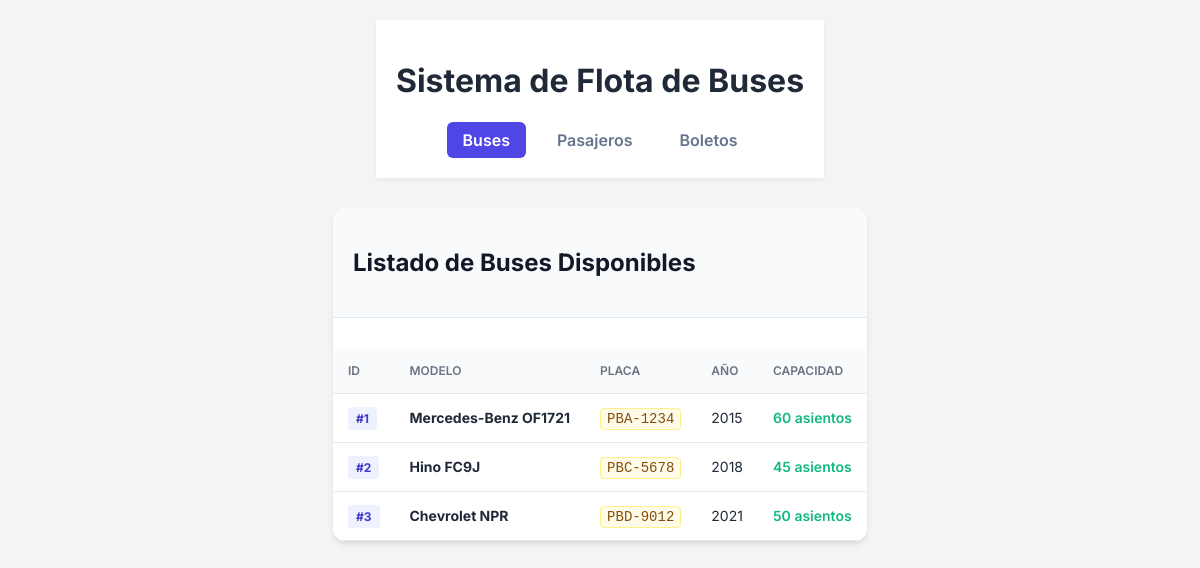
The page /Frontend_BasesDeDatos/index.php on the database its author committed.
### tables this page shows
create table buses(
	id_bus int primary key auto_increment,
    modelo varchar (100) not null,
    placa varchar (20) not null unique,
    año int not null check(año > 2000),
    capacidad int not null check(capacidad between 1 and 80)
);

### Frontend_BasesDeDatos/index.php (the view, shortened to what this page needs)
<?php include "conexion.php"; ?>
<!DOCTYPE html>
<html lang="es">
<head>
    <link rel="stylesheet" href="styles.css">
</head>
<body>
<header class="main-header">
    <h1> Sistema de Flota de Buses</h1>
    <nav class="main-nav">
        <a href="index.php" class="nav-link active">Buses</a>
        <a href="pasajeros.php" class="nav-link">Pasajeros</a>
        <a href="boletos.php" class="nav-link">Boletos</a>
    </nav>
</header>
<main class="container">
    <section class="table-card">
        <div class="table-header">
            <h2>Listado de Buses Disponibles</h2>
        </div>
        <table>
            <thead>
                <tr>
                    <th>ID</th>
                    <th>Modelo</th>
                    <th>Placa</th>
                    <th>Año</th>
                    <th>Capacidad</th>
                </tr>
            </thead>
            <tbody>
                <?php
                $result = $conn->query("SELECT * FROM buses");
                while ($row = $result->fetch_assoc()) {
                    echo "<tr>
                        <td><span class='badge-id'>#{$row['id_bus']}</span></td>
                        <td><strong>{$row['modelo']}</strong></td>
                        <td><code class='plate'>{$row['placa']}</code></td>
                        <td>{$row['año']}</td>
                        <td><span class='capacity'>{$row['capacidad']} asientos</span></td>
                    </tr>";
                }
                ?>
            </tbody>
        </table>
    </section>
</main>
</body>
</html>

### Frontend_BasesDeDatos/styles.css (style rules this page uses)
body { font-family: 'Inter', sans-serif; background-color: #f3f4f6; color: #1f2937; margin: 0; padding: 20px; display: flex; flex-direction: column; align-items: center; }
h2 { color: #111827; margin-bottom: 20px; }
table { width: 100%; max-width: 1000px; border-collapse: collapse; background: white; border-radius: 12px; overflow: hidden; box-shadow: 0 4px 6px -1px rgba(0, 0, 0, 0.1); margin-top: 30px; }
th { background-color: #f9fafb; color: #6b7280; font-weight: 600; text-transform: uppercase; font-size: 12px; padding: 15px; text-align: left; border-bottom: 1px solid #e5e7eb; }
td { padding: 15px; border-bottom: 1px solid #e5e7eb; font-size: 14px; }
.main-header { background: white; padding: 20px; text-align: center; box-shadow: 0 2px 4px rgba(0,0,0,0.05); margin-bottom: 30px; }
.main-nav { display: flex; justify-content: center; gap: 15px; margin-top: 15px; }
.nav-link { text-decoration: none; color: #64748b; padding: 8px 16px; border-radius: 6px; font-weight: 600; transition: all 0.3s; }
.nav-link.active { background: #4f46e5; color: white; }
.table-card { background: white; border-radius: 12px; box-shadow: 0 4px 6px -1px rgba(0, 0, 0, 0.1); overflow: hidden; margin: 0 auto; max-width: 1000px; }
.table-header { padding: 20px; background: #f8fafc; border-bottom: 1px solid #e2e8f0; }
.badge-id { background: #eef2ff; color: #4338ca; padding: 4px 8px; border-radius: 4px; font-size: 12px; font-weight: bold; }
.plate { background: #fefce8; border: 1px solid #fef08a; padding: 2px 6px; border-radius: 4px; text-transform: uppercase; font-family: monospace; color: #854d0e; }
.capacity { color: #10b981; font-weight: 600; }

### rows shown on the page
buses: id_bus "1", modelo "Mercedes-Benz OF1721", placa "PBA-1234", año "2015", capacidad "60"
buses: id_bus "2", modelo "Hino FC9J", placa "PBC-5678", año "2018", capacidad "45"
buses: id_bus "3", modelo "Chevrolet NPR", placa "PBD-9012", año "2021", capacidad "50"
